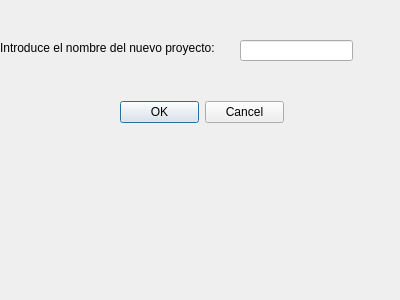
<?xml version="1.0" encoding="UTF-8"?>
<ui version="4.0">
 <class>DialogNuevoProyecto</class>
 <widget class="QDialog" name="DialogNuevoProyecto">
  <property name="geometry">
   <rect>
    <x>0</x>
    <y>0</y>
    <width>400</width>
    <height>300</height>
   </rect>
  </property>
  <property name="windowTitle">
   <string>Dialog</string>
  </property>
  <widget class="QLabel" name="lblIntroduce">
   <property name="geometry">
    <rect>
     <x>0</x>
     <y>40</y>
     <width>271</width>
     <height>16</height>
    </rect>
   </property>
   <property name="text">
    <string>Introduce el nombre del nuevo proyecto:</string>
   </property>
  </widget>
  <widget class="QLineEdit" name="lineIntroduce">
   <property name="geometry">
    <rect>
     <x>240</x>
     <y>40</y>
     <width>113</width>
     <height>21</height>
    </rect>
   </property>
  </widget>
  <widget class="QDialogButtonBox" name="btnBoxIntroduce">
   <property name="geometry">
    <rect>
     <x>120</x>
     <y>100</y>
     <width>164</width>
     <height>24</height>
    </rect>
   </property>
   <property name="standardButtons">
    <set>QDialogButtonBox::StandardButton::Cancel|QDialogButtonBox::StandardButton::Ok</set>
   </property>
  </widget>
 </widget>
 <resources/>
 <connections/>
</ui>
